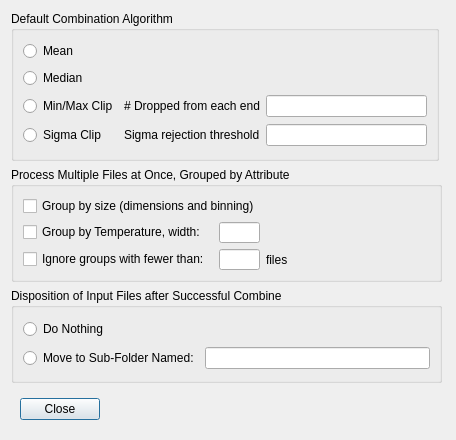
<?xml version="1.0" encoding="UTF-8"?>
<ui version="4.0">
 <class>Dialog</class>
 <widget class="QDialog" name="Dialog">
  <property name="geometry">
   <rect>
    <x>0</x>
    <y>0</y>
    <width>456</width>
    <height>440</height>
   </rect>
  </property>
  <property name="minimumSize">
   <size>
    <width>455</width>
    <height>440</height>
   </size>
  </property>
  <property name="maximumSize">
   <size>
    <width>555</width>
    <height>600</height>
   </size>
  </property>
  <property name="windowTitle">
   <string>Preferences</string>
  </property>
  <layout class="QGridLayout" name="gridLayout_4">
   <item row="0" column="0">
    <widget class="QGroupBox" name="CombineMethod">
     <property name="minimumSize">
      <size>
       <width>428</width>
       <height>150</height>
      </size>
     </property>
     <property name="maximumSize">
      <size>
       <width>428</width>
       <height>300</height>
      </size>
     </property>
     <property name="title">
      <string>Default Combination Algorithm</string>
     </property>
     <layout class="QGridLayout" name="gridLayout">
      <item row="0" column="0">
       <widget class="QRadioButton" name="combineMeanRB">
        <property name="toolTip">
         <string>Simple mean. Best signal-to-noise, but outliers (satellites etc) will show up.</string>
        </property>
        <property name="text">
         <string>Mean</string>
        </property>
        <attribute name="buttonGroup">
         <string notr="true">combineMethodGroup</string>
        </attribute>
       </widget>
      </item>
      <item row="2" column="2">
       <widget class="QLineEdit" name="minMaxNumDropped">
        <property name="toolTip">
         <string>&lt;html&gt;&lt;head/&gt;&lt;body&gt;&lt;p&gt;How many min and max values are dropped?  (1 = drop all instances of the max and all instances of the min; 2 = all instances of max and next-to-max and all instances of 2 min values, etc.)&lt;/p&gt;&lt;/body&gt;&lt;/html&gt;</string>
        </property>
       </widget>
      </item>
      <item row="3" column="2">
       <widget class="QLineEdit" name="sigmaThreshold">
        <property name="toolTip">
         <string>&lt;html&gt;&lt;head/&gt;&lt;body&gt;&lt;p&gt;Sigma ratio (how many standard deviations the value is from the mean) beyond which data are dropped.  Try 2.0 then experiment.&lt;/p&gt;&lt;/body&gt;&lt;/html&gt;</string>
        </property>
       </widget>
      </item>
      <item row="3" column="1">
       <widget class="QLabel" name="label_3">
        <property name="text">
         <string>Sigma rejection threshold</string>
        </property>
       </widget>
      </item>
      <item row="1" column="0">
       <widget class="QRadioButton" name="combineMedianRB">
        <property name="toolTip">
         <string>Simple median. Rejects outliers, but signal-to-noise not as good as with Mean.</string>
        </property>
        <property name="text">
         <string>Median</string>
        </property>
        <attribute name="buttonGroup">
         <string notr="true">combineMethodGroup</string>
        </attribute>
       </widget>
      </item>
      <item row="2" column="1">
       <widget class="QLabel" name="label_2">
        <property name="text">
         <string># Dropped from each end</string>
        </property>
       </widget>
      </item>
      <item row="2" column="0">
       <widget class="QRadioButton" name="combineMinMaxRB">
        <property name="toolTip">
         <string>Drop min and max values, then Mean. Works well when outliers are hot or black pixels.</string>
        </property>
        <property name="text">
         <string>Min/Max Clip</string>
        </property>
        <attribute name="buttonGroup">
         <string notr="true">combineMethodGroup</string>
        </attribute>
       </widget>
      </item>
      <item row="3" column="0">
       <widget class="QRadioButton" name="combineSigmaRB">
        <property name="toolTip">
         <string>Drop pixels more than a given sigma ratio from the mean, then mean the rest. Good rejection of anomalous data.</string>
        </property>
        <property name="text">
         <string>Sigma Clip</string>
        </property>
        <attribute name="buttonGroup">
         <string notr="true">combineMethodGroup</string>
        </attribute>
       </widget>
      </item>
     </layout>
    </widget>
   </item>
   <item row="1" column="0">
    <widget class="QGroupBox" name="groupBox">
     <property name="minimumSize">
      <size>
       <width>431</width>
       <height>0</height>
      </size>
     </property>
     <property name="maximumSize">
      <size>
       <width>431</width>
       <height>291</height>
      </size>
     </property>
     <property name="title">
      <string>Process Multiple Files at Once, Grouped by Attribute</string>
     </property>
     <layout class="QGridLayout" name="gridLayout_2">
      <item row="0" column="0" colspan="2">
       <widget class="QCheckBox" name="groupBySizeCB">
        <property name="toolTip">
         <string>Process sets of files having different dimensions or binnings</string>
        </property>
        <property name="text">
         <string>Group by size (dimensions and binning)</string>
        </property>
       </widget>
      </item>
      <item row="1" column="1">
       <widget class="QLineEdit" name="temperatureGroupBandwidth">
        <property name="maximumSize">
         <size>
          <width>41</width>
          <height>21</height>
         </size>
        </property>
        <property name="toolTip">
         <string>Group together temperatures that are within this much on either side of the group average.</string>
        </property>
       </widget>
      </item>
      <item row="2" column="1">
       <widget class="QLineEdit" name="minimumGroupSize">
        <property name="maximumSize">
         <size>
          <width>41</width>
          <height>21</height>
         </size>
        </property>
       </widget>
      </item>
      <item row="2" column="2">
       <widget class="QLabel" name="label_9">
        <property name="text">
         <string>files</string>
        </property>
       </widget>
      </item>
      <item row="2" column="0">
       <widget class="QCheckBox" name="ignoreSmallGroupsCB">
        <property name="text">
         <string>Ignore groups with fewer than:</string>
        </property>
       </widget>
      </item>
      <item row="1" column="0">
       <widget class="QCheckBox" name="groupByTemperatureCB">
        <property name="toolTip">
         <string>Process sets of files having different CCD temperatures</string>
        </property>
        <property name="text">
         <string>Group by Temperature, width:</string>
        </property>
       </widget>
      </item>
     </layout>
    </widget>
   </item>
   <item row="2" column="0">
    <widget class="QGroupBox" name="groupBox_2">
     <property name="minimumSize">
      <size>
       <width>431</width>
       <height>95</height>
      </size>
     </property>
     <property name="maximumSize">
      <size>
       <width>431</width>
       <height>151</height>
      </size>
     </property>
     <property name="title">
      <string>Disposition of Input Files after Successful Combine</string>
     </property>
     <layout class="QGridLayout" name="gridLayout_3">
      <item row="1" column="1">
       <widget class="QLineEdit" name="subFolderName">
        <property name="toolTip">
         <string>&lt;html&gt;&lt;head/&gt;&lt;body&gt;&lt;p&gt;Name for the folder to move the processed files. Optionally this name can contain %d, %t, or %f, which will be replaced by the date, time, and filter name, respectively.&lt;/p&gt;&lt;/body&gt;&lt;/html&gt;</string>
        </property>
       </widget>
      </item>
      <item row="1" column="0">
       <widget class="QRadioButton" name="dispositionSubFolderRB">
        <property name="toolTip">
         <string>Move the input files to a sub-folder (in the same directory as the input files) with the given name</string>
        </property>
        <property name="text">
         <string>Move to Sub-Folder Named:</string>
        </property>
        <attribute name="buttonGroup">
         <string notr="true">dispositionGroup</string>
        </attribute>
       </widget>
      </item>
      <item row="0" column="0">
       <widget class="QRadioButton" name="dispositionNothingRB">
        <property name="toolTip">
         <string>Leave the input files alone.</string>
        </property>
        <property name="text">
         <string>Do Nothing</string>
        </property>
        <attribute name="buttonGroup">
         <string notr="true">dispositionGroup</string>
        </attribute>
       </widget>
      </item>
     </layout>
    </widget>
   </item>
   <item row="3" column="0">
    <widget class="QWidget" name="widget" native="true">
     <layout class="QGridLayout" name="gridLayout_5">
      <item row="0" column="0">
       <widget class="QPushButton" name="closeButton">
        <property name="text">
         <string>Close</string>
        </property>
       </widget>
      </item>
      <item row="0" column="1">
       <spacer name="horizontalSpacer">
        <property name="orientation">
         <enum>Qt::Horizontal</enum>
        </property>
        <property name="sizeHint" stdset="0">
         <size>
          <width>335</width>
          <height>20</height>
         </size>
        </property>
       </spacer>
      </item>
     </layout>
    </widget>
   </item>
  </layout>
 </widget>
 <resources/>
 <connections/>
 <buttongroups>
  <buttongroup name="combineMethodGroup"/>
  <buttongroup name="dispositionGroup"/>
 </buttongroups>
</ui>
